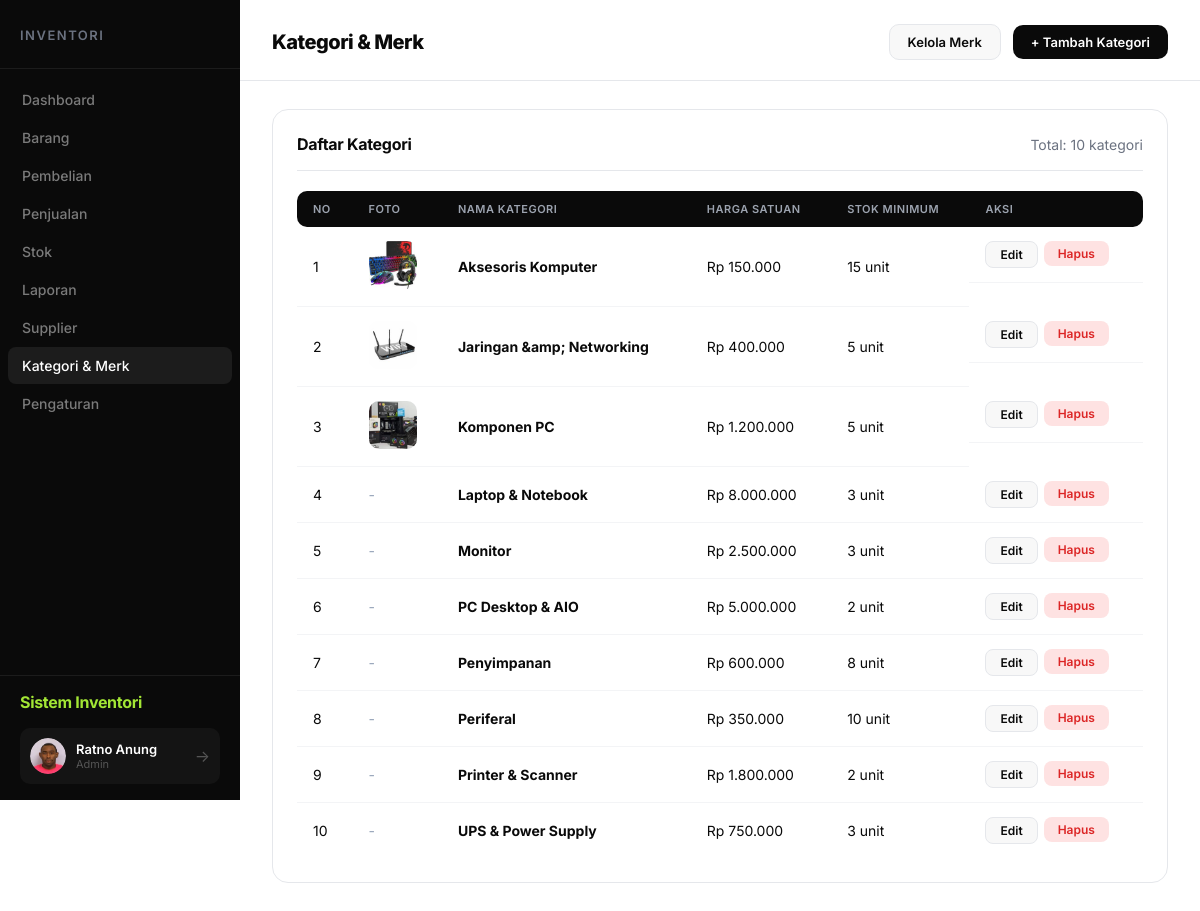
/kategori/TampilKategori.php (signed in), run on the app's committed database.
### tables this page shows
CREATE TABLE `kategori` (
  `id_kategori` int(11) NOT NULL,
  `nama_kategori` varchar(50) NOT NULL,
  `harga_satuan` decimal(15,2) NOT NULL,
  `stok_minimum` int(11) NOT NULL,
  `foto` varchar(255) DEFAULT NULL
);

### kategori/TampilKategori.php (the view, shortened to what this page needs)
<?php
include '../koneksi.php';
$result = $koneksi->query("SELECT * FROM kategori ORDER BY nama_kategori")->fetchAll();
?>
<!DOCTYPE html>
<html lang="id">
<head>
    <link rel="stylesheet" href="../css/dashboard.css">
</head>
<body>
<div class="dashboard">
    <?php include '../includes/sidebar.php'; ?>
    <main class="main">
        <header class="header">
            <h1 class="page-title">Kategori &amp; Merk</h1>
            <div class="header-right">
                <a href="../merk/TampilMerk.php" class="btn btn-secondary">Kelola Merk</a>
                <a href="TambahKategori.php" class="btn btn-primary">+ Tambah Kategori</a>
            </div>
        </header>
        <div class="content">
            <div class="card">
                <div class="card-header">
                    <h3 class="card-title">Daftar Kategori</h3>
                    <span style="color:var(--text-gray);font-size:14px;">Total: <?= count($result) ?> kategori</span>
                </div>
                <div class="table-responsive">
                    <table class="table">
                        <thead>
                            <tr>
                                <th>No</th>
                                <th>Foto</th>
                                <th>Nama Kategori</th>
                                <th>Harga Satuan</th>
                                <th>Stok Minimum</th>
                                <th>Aksi</th>
                            </tr>
                        </thead>
                        <tbody>
                            <?php $no = 1; foreach ($result as $row): ?>
                            <tr>
                                <td><?= $no++ ?></td>
                                <td>
                                    <?php if (!empty($row['foto'])): ?>
                                        <img src="uploads/thumbs/<?= htmlspecialchars($row['foto']) ?>"
                                            onerror="this.src='uploads/<?= htmlspecialchars($row['foto']) ?>'">
                                    <?php else: ?><span style="color:#94a3b8;">-</span><?php endif; ?>
                                </td>
                                <td><strong><?= htmlspecialchars($row['nama_kategori']) ?></strong></td>
                                <td>Rp <?= number_format($row['harga_satuan'], 0, ',', '.') ?></td>
                                <td><?= $row['stok_minimum'] ?> unit</td>
                                <td class="actions">
                                    <a href="KoreksiKategori.php?id=<?= $row['id_kategori'] ?>" class="btn btn-sm btn-secondary">Edit</a>
                                    <form method="POST" action="HapusKategori.php" style="display:inline;" onsubmit="return confirm('Hapus kategori ini?')">
                                        <button type="submit" class="btn btn-sm btn-danger">Hapus</button>
                                    </form>
                                </td>
                            </tr>
                            <?php endforeach; ?>
                        </tbody>
                    </table>
                </div>
            </div>
        </div>
    </main>
</div>
</body>
</html>

### css/dashboard.css (style rules this page uses)
:root { --accent: #a3e635; --accent-dark: #84cc16; --dark: #0a0a0a; --dark-2: #141414; --dark-3: #1c1c1c; --bg-main: #ffffff; --bg-section: #f8f8f8; --bg-card: #ffffff; --text-dark: #0a0a0a; --text-gray: #6b7280; --text-light: #9ca3af; --border: #e5e7eb; --success: #22c55e; --danger: #ef4444; --warning: #f59e0b; --sidebar-width: 240px; }
* { margin: 0; padding: 0; box-sizing: border-box; }
body { font-family: 'Inter', -apple-system, sans-serif; background: var(--bg-main); color: var(--text-dark); position: relative; overflow-x: hidden; }
.dashboard { display: flex; min-height: 100vh; position: relative; }
.main { flex: 1; margin-left: var(--sidebar-width); padding-right: 0; }
.header { background: var(--bg-main); padding: 24px 32px 20px; display: flex; justify-content: space-between; align-items: center; border-bottom: 1px solid var(--border); position: sticky; top: 0; z-index: 100; }
.page-title { font-size: 20px; font-weight: 800; color: var(--text-dark); letter-spacing: -0.5px; }
.header-right { display: flex; align-items: center; gap: 12px; }
.content { padding: 28px 32px; }
.card { background: var(--bg-card); border-radius: 16px; border: 1px solid var(--border); padding: 24px; margin-bottom: 24px; }
.card-header { display: flex; justify-content: space-between; align-items: center; margin-bottom: 20px; padding-bottom: 16px; border-bottom: 1px solid var(--border); }
.card-title { font-size: 16px; font-weight: 700; color: var(--text-dark); letter-spacing: -0.3px; }
.btn { display: inline-flex; align-items: center; gap: 8px; padding: 9px 18px; border-radius: 10px; font-size: 13px; font-weight: 600; text-decoration: none; border: none; cursor: pointer; transition: all 0.15s; font-family: inherit; }
.btn-primary { background: var(--dark); color: #fff; }
.btn-danger { background: #fee2e2; color: #dc2626; }
.btn-secondary { background: var(--bg-section); color: var(--text-dark); border: 1px solid var(--border); }
.btn-sm { padding: 5px 14px; font-size: 12px; border-radius: 8px; }
.table-responsive { overflow-x: auto; }
.table { width: 100%; border-collapse: separate; border-spacing: 0; }
.table th { text-align: left; padding: 11px 16px; background: var(--dark); font-size: 11px; font-weight: 600; color: #9ca3af; text-transform: uppercase; letter-spacing: 0.5px; }
.table th:first-child { border-radius: 10px 0 0 10px; }
.table th:last-child { border-radius: 0 10px 10px 0; }
.table td { padding: 14px 16px; border-bottom: 1px solid #f3f4f6; font-size: 14px; color: var(--text-dark); }
.table tr:last-child td { border-bottom: none; }
.table .actions { display: flex; gap: 6px; }
.table img { width: 48px; height: 48px; object-fit: cover; border-radius: 10px; }

### data on the page
kategori: foto (picture), nama_kategori "Aksesoris Komputer", harga_satuan "150.000", stok_minimum "15"
kategori: foto (picture), nama_kategori "Jaringan &amp; Networking", harga_satuan "400.000", stok_minimum "5"
kategori: foto (picture), nama_kategori "Komponen PC", harga_satuan "1.200.000", stok_minimum "5"
kategori: nama_kategori "Laptop & Notebook", harga_satuan "8.000.000", stok_minimum "3"
kategori: nama_kategori "Monitor", harga_satuan "2.500.000", stok_minimum "3"
kategori: nama_kategori "PC Desktop & AIO", harga_satuan "5.000.000", stok_minimum "2"
kategori: nama_kategori "Penyimpanan", harga_satuan "600.000", stok_minimum "8"
kategori: nama_kategori "Periferal", harga_satuan "350.000", stok_minimum "10"
kategori: nama_kategori "Printer & Scanner", harga_satuan "1.800.000", stok_minimum "2"
kategori: nama_kategori "UPS & Power Supply", harga_satuan "750.000", stok_minimum "3"

### other printed values
$_SESSION['nama'] "Ratno Anung"
count($result) "10"
